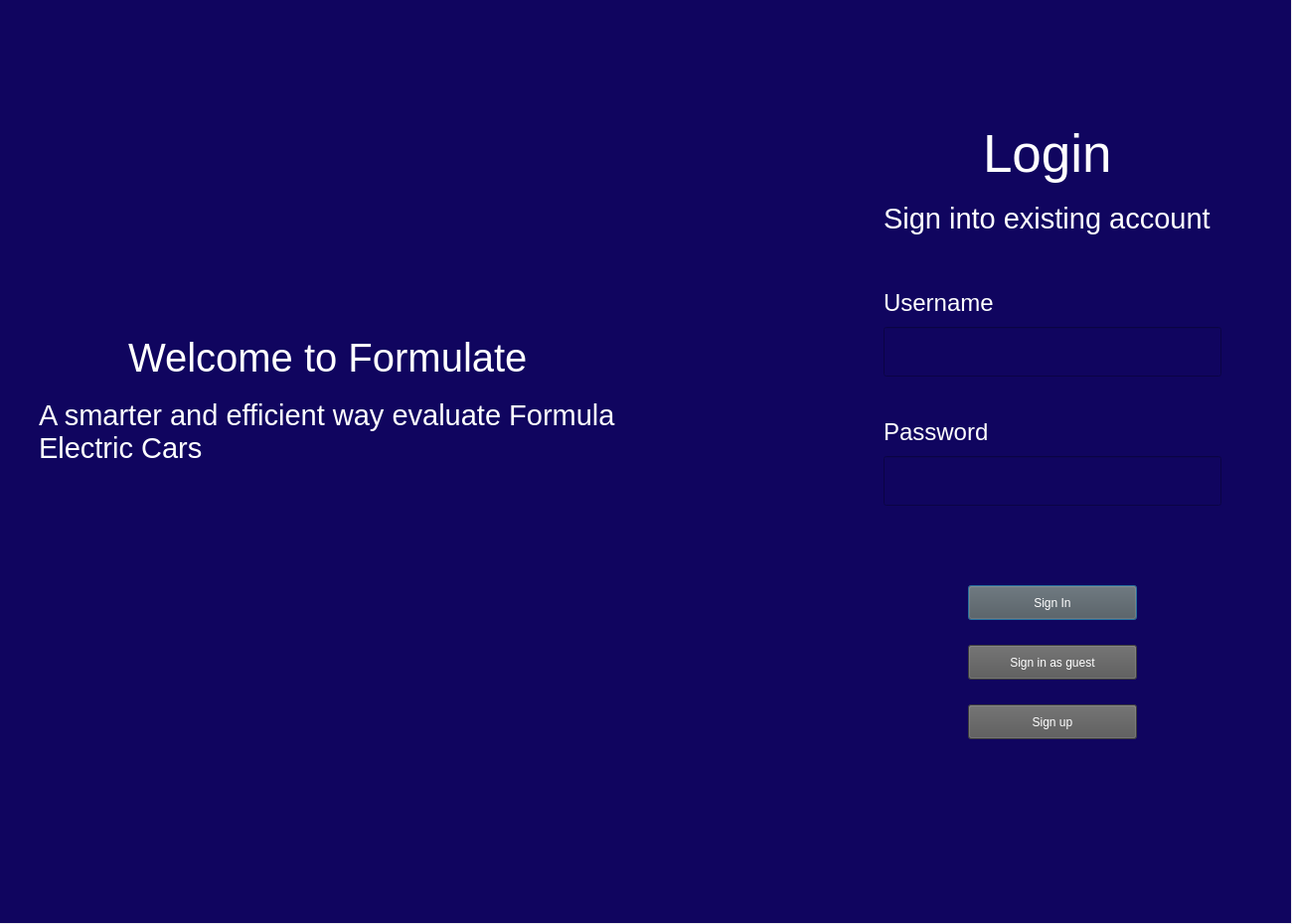
<?xml version="1.0" encoding="UTF-8"?>
<ui version="4.0">
 <class>Dialog</class>
 <widget class="QDialog" name="Dialog">
  <property name="geometry">
   <rect>
    <x>0</x>
    <y>0</y>
    <width>1300</width>
    <height>930</height>
   </rect>
  </property>
  <property name="windowTitle">
   <string>Dialog</string>
  </property>
  <widget class="QWidget" name="widget" native="true">
   <property name="geometry">
    <rect>
     <x>-1</x>
     <y>-1</y>
     <width>1300</width>
     <height>930</height>
    </rect>
   </property>
   <property name="styleSheet">
    <string notr="true">background-color: rgb(97, 69, 255);
background-color: rgb(16, 5, 95);</string>
   </property>
   <widget class="QLabel" name="welcome_label">
    <property name="geometry">
     <rect>
      <x>130</x>
      <y>330</y>
      <width>431</width>
      <height>61</height>
     </rect>
    </property>
    <property name="styleSheet">
     <string notr="true">color: rgb(255, 255, 255); font-size: 30pt</string>
    </property>
    <property name="text">
     <string>Welcome to Formulate</string>
    </property>
   </widget>
   <widget class="QLabel" name="intro_label">
    <property name="geometry">
     <rect>
      <x>40</x>
      <y>390</y>
      <width>591</width>
      <height>91</height>
     </rect>
    </property>
    <property name="styleSheet">
     <string notr="true">color: rgb(255, 255, 255); font-size: 22pt;</string>
    </property>
    <property name="text">
     <string>A smarter and efficient way evaluate Formula Electric Cars</string>
    </property>
    <property name="wordWrap">
     <bool>true</bool>
    </property>
   </widget>
   <widget class="QLabel" name="login_label">
    <property name="geometry">
     <rect>
      <x>990</x>
      <y>120</y>
      <width>141</width>
      <height>71</height>
     </rect>
    </property>
    <property name="font">
     <font>
      <pointsize>40</pointsize>
     </font>
    </property>
    <property name="styleSheet">
     <string notr="true">color: rgb(255, 255, 255);</string>
    </property>
    <property name="text">
     <string>Login</string>
    </property>
   </widget>
   <widget class="QLineEdit" name="username_field">
    <property name="geometry">
     <rect>
      <x>890</x>
      <y>330</y>
      <width>340</width>
      <height>50</height>
     </rect>
    </property>
    <property name="font">
     <font>
      <pointsize>15</pointsize>
     </font>
    </property>
    <property name="styleSheet">
     <string notr="true">color: rgb(255, 255, 255);</string>
    </property>
    <property name="text">
     <string/>
    </property>
   </widget>
   <widget class="QLabel" name="sign_existing_label">
    <property name="geometry">
     <rect>
      <x>890</x>
      <y>200</y>
      <width>341</width>
      <height>41</height>
     </rect>
    </property>
    <property name="font">
     <font>
      <pointsize>22</pointsize>
     </font>
    </property>
    <property name="styleSheet">
     <string notr="true">color: rgb(255, 255, 255);</string>
    </property>
    <property name="text">
     <string>Sign into existing account</string>
    </property>
   </widget>
   <widget class="QLabel" name="username_label">
    <property name="geometry">
     <rect>
      <x>890</x>
      <y>290</y>
      <width>111</width>
      <height>31</height>
     </rect>
    </property>
    <property name="font">
     <font>
      <pointsize>18</pointsize>
     </font>
    </property>
    <property name="styleSheet">
     <string notr="true">color: rgb(255, 255, 255);</string>
    </property>
    <property name="text">
     <string>Username</string>
    </property>
   </widget>
   <widget class="QLabel" name="password_label">
    <property name="geometry">
     <rect>
      <x>890</x>
      <y>420</y>
      <width>111</width>
      <height>31</height>
     </rect>
    </property>
    <property name="font">
     <font>
      <pointsize>18</pointsize>
     </font>
    </property>
    <property name="styleSheet">
     <string notr="true">color: rgb(255, 255, 255);</string>
    </property>
    <property name="text">
     <string>Password</string>
    </property>
   </widget>
   <widget class="QLineEdit" name="password_field">
    <property name="geometry">
     <rect>
      <x>890</x>
      <y>460</y>
      <width>340</width>
      <height>50</height>
     </rect>
    </property>
    <property name="font">
     <font>
      <pointsize>15</pointsize>
     </font>
    </property>
    <property name="styleSheet">
     <string notr="true">color: rgb(255, 255, 255);</string>
    </property>
    <property name="text">
     <string/>
    </property>
   </widget>
   <widget class="QPushButton" name="sign_in">
    <property name="geometry">
     <rect>
      <x>975</x>
      <y>590</y>
      <width>170</width>
      <height>35</height>
     </rect>
    </property>
    <property name="styleSheet">
     <string notr="true">color: rgb(255, 255, 255);
background-color: rgb(86, 86, 86);
</string>
    </property>
    <property name="text">
     <string>Sign In</string>
    </property>
   </widget>
   <widget class="QPushButton" name="sign_in_as_guest">
    <property name="geometry">
     <rect>
      <x>975</x>
      <y>650</y>
      <width>170</width>
      <height>35</height>
     </rect>
    </property>
    <property name="styleSheet">
     <string notr="true">color: rgb(255, 255, 255);
background-color: rgb(86, 86, 86);
</string>
    </property>
    <property name="text">
     <string>Sign in as guest</string>
    </property>
   </widget>
   <widget class="QPushButton" name="sign_up">
    <property name="geometry">
     <rect>
      <x>975</x>
      <y>710</y>
      <width>170</width>
      <height>35</height>
     </rect>
    </property>
    <property name="styleSheet">
     <string notr="true">color: rgb(255, 255, 255);
background-color: rgb(86, 86, 86);
</string>
    </property>
    <property name="text">
     <string>Sign up</string>
    </property>
   </widget>
   <widget class="QLabel" name="error_label">
    <property name="geometry">
     <rect>
      <x>890</x>
      <y>530</y>
      <width>281</width>
      <height>21</height>
     </rect>
    </property>
    <property name="font">
     <font>
      <pointsize>12</pointsize>
     </font>
    </property>
    <property name="styleSheet">
     <string notr="true">color: rgb(255, 0, 4);</string>
    </property>
    <property name="text">
     <string/>
    </property>
   </widget>
  </widget>
 </widget>
 <resources/>
 <connections/>
</ui>
